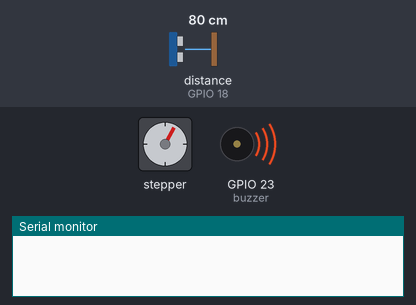
The sketch below on a simulated ESP32. On the bench: stepper motor, buzzer (waves = sounding, pin HIGH), the last lines printed to the serial monitor. The inputs (shaded band) are chosen by the test bench; at power-on: distance to the obstacle (sensor on GPIO 18) 80 cm. The echo pulse lasts 58.3 µs per cm; stepper angles assume 2048 steps per turn; pins used as bus, display or sensor lines are not drawn.

Above: at 1.2 s.
1.3 s: distance to the obstacle (sensor on GPIO 18) set to 54 cm
At 2.37 s:
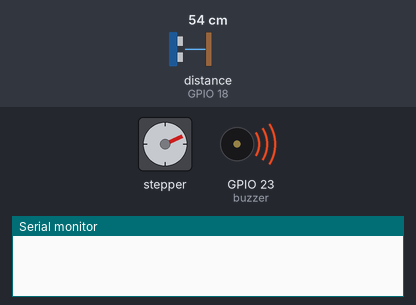
19.2 s: distance to the obstacle (sensor on GPIO 18) set to 46 cm
At 24.9 s:
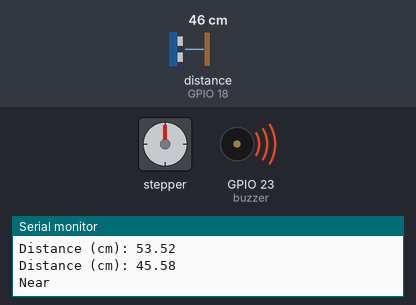
37.1 s: distance to the obstacle (sensor on GPIO 18) set to 250 cm
At 39.76 s:
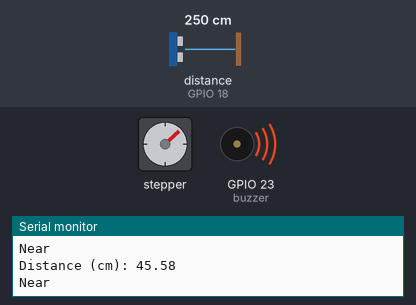
Timing chart, 0 to 61.0 s (numbered marks = the images above; inputs shaded):
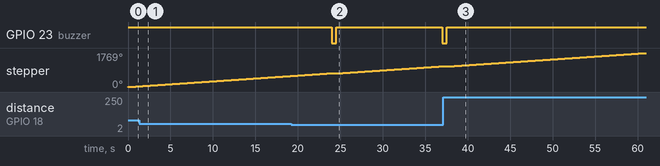

The sketch:

1.ino
```cpp
#include <Stepper.h>
const int stepsPerRevolution = 2048;
const int trigPin = 5;
const int echoPin = 18;
const int buzzer = 23;
#define IN1 25
#define IN2 33
#define IN3 32
#define IN4 35
#define SOUND_SPEED 0.034

Stepper myStepper(stepsPerRevolution, IN1, IN3, IN2, IN4);

long duration;
float distance;

void setup()
{
    Serial.begin(115200);     // Starts the serial communication
    pinMode(trigPin, OUTPUT); // Sets the trigPin as an Output
    pinMode(echoPin, INPUT);  // Sets the echoPin as an Input
    pinMode(buzzer, OUTPUT);
    digitalWrite(buzzer, HIGH);

    myStepper.setSpeed(5);
}

void loop()
{
    // int steps = Serial.parseInt();
    // motor.step(steps);
    myStepper.step(stepsPerRevolution);
    // delay(50);

    digitalWrite(trigPin, LOW);
    delayMicroseconds(2);
    digitalWrite(trigPin, HIGH);
    delayMicroseconds(10);
    digitalWrite(trigPin, LOW);

    duration = pulseIn(echoPin, HIGH);
    distance = duration * SOUND_SPEED / 2;

    Serial.print("Distance (cm): ");
    Serial.println(distance);
    // delay(0);

    if (distance > 200)
    {
        Serial.println("_");
    }
    else if (200 >= distance > 100)
    {
        Serial.println("Far");
        digitalWrite(buzzer, LOW);
        delay(500);
        digitalWrite(buzzer, HIGH);
        delay(500);
    }
    else if (100 >= distance > 50)
    {
        Serial.println("Middle");
        digitalWrite(buzzer, LOW);
        delay(500);
        digitalWrite(buzzer, HIGH);
        delay(500);
    }
    else if (distance <= 50)
    {
        Serial.println("Near");
        digitalWrite(buzzer, LOW);
        delay(500);
        digitalWrite(buzzer, HIGH);
        delay(500);
    }
    // delay(100);
}
```

Measured:
- the behaviour switches between 51 and 50 cm on distance to the obstacle (sensor on GPIO 18) (found by bisection; images 1 and 2)
- after the input at 19.2 s, GPIO 23 (buzzer): HIGH → LOW after 4.8 s, → HIGH 0.50 s later, → LOW 12.5 s later
- after the input at 37.1 s, GPIO 23 (buzzer): goes on until 37.5 s, then stays HIGH
